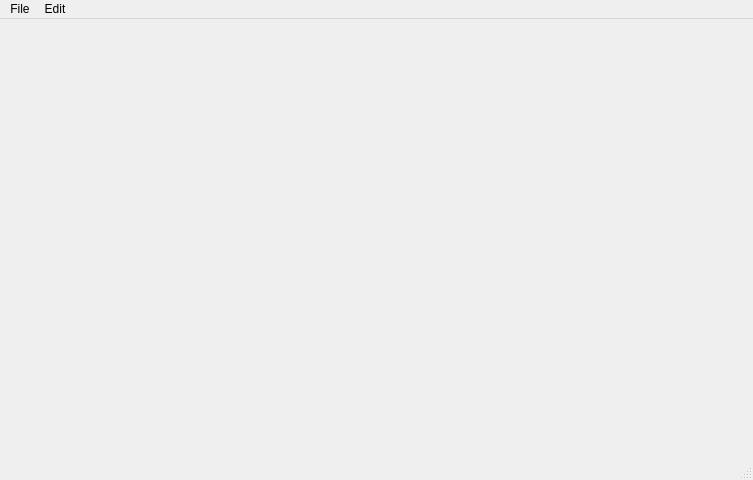
<?xml version="1.0" encoding="UTF-8"?>
<ui version="4.0">
 <class>MainWindow</class>
 <widget class="QMainWindow" name="MainWindow">
  <property name="geometry">
   <rect>
    <x>0</x>
    <y>0</y>
    <width>753</width>
    <height>480</height>
   </rect>
  </property>
  <property name="windowTitle">
   <string>MainWindow</string>
  </property>
  <widget class="QWidget" name="centralwidget"/>
  <widget class="QMenuBar" name="menubar">
   <property name="geometry">
    <rect>
     <x>0</x>
     <y>0</y>
     <width>753</width>
     <height>26</height>
    </rect>
   </property>
   <widget class="QMenu" name="menuMenu">
    <property name="title">
     <string>File</string>
    </property>
    <addaction name="separator"/>
    <addaction name="actionNew_Profile"/>
    <addaction name="actionProfile_Selector"/>
    <addaction name="actionImport_Profile"/>
    <addaction name="actionExport_Profile"/>
    <addaction name="actionSettings"/>
    <addaction name="separator"/>
    <addaction name="actionExit"/>
   </widget>
   <widget class="QMenu" name="menuEdit">
    <property name="title">
     <string>Edit</string>
    </property>
   </widget>
   <addaction name="menuMenu"/>
   <addaction name="menuEdit"/>
  </widget>
  <widget class="QStatusBar" name="statusbar"/>
  <action name="actionNew_Profile">
   <property name="text">
    <string>New Profile</string>
   </property>
  </action>
  <action name="actionProfile_Selector">
   <property name="text">
    <string>Profile Selector</string>
   </property>
  </action>
  <action name="actionImport_Profile">
   <property name="text">
    <string>Import Profile</string>
   </property>
  </action>
  <action name="actionExport_Profile">
   <property name="text">
    <string>Export Profile</string>
   </property>
  </action>
  <action name="actionSettings">
   <property name="text">
    <string>Settings</string>
   </property>
  </action>
  <action name="actionExit">
   <property name="text">
    <string>Exit</string>
   </property>
  </action>
 </widget>
 <resources/>
 <connections/>
</ui>
